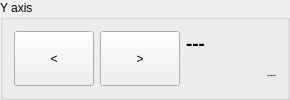
           <widget class="QGroupBox" name="group_y_axis">
            <property name="enabled">
             <bool>true</bool>
            </property>
            <property name="title">
             <string>Y axis</string>
            </property>
            <layout class="QGridLayout" name="gridLayout_3">
             <item row="0" column="1">
              <widget class="QPushButton" name="btn_y_right">
               <property name="sizePolicy">
                <sizepolicy hsizetype="Minimum" vsizetype="Expanding">
                 <horstretch>0</horstretch>
                 <verstretch>0</verstretch>
                </sizepolicy>
               </property>
               <property name="text">
                <string>&gt;</string>
               </property>
               <property name="autoRepeat">
                <bool>true</bool>
               </property>
               <property name="autoRepeatInterval">
                <number>50</number>
               </property>
              </widget>
             </item>
             <item row="0" column="0">
              <widget class="QPushButton" name="btn_y_left">
               <property name="sizePolicy">
                <sizepolicy hsizetype="Minimum" vsizetype="Expanding">
                 <horstretch>0</horstretch>
                 <verstretch>0</verstretch>
                </sizepolicy>
               </property>
               <property name="text">
                <string>&lt;</string>
               </property>
               <property name="autoRepeat">
                <bool>true</bool>
               </property>
               <property name="autoRepeatInterval">
                <number>50</number>
               </property>
              </widget>
             </item>
             <item row="0" column="3">
              <layout class="QHBoxLayout" name="horizontalLayout_15">
               <item>
                <layout class="QVBoxLayout" name="verticalLayout_17">
                 <item>
                  <widget class="QLabel" name="label_y_pos">
                   <property name="minimumSize">
                    <size>
                     <width>90</width>
                     <height>0</height>
                    </size>
                   </property>
                   <property name="font">
                    <font>
                     <pointsize>14</pointsize>
                     <weight>75</weight>
                     <bold>true</bold>
                    </font>
                   </property>
                   <property name="text">
                    <string>---</string>
                   </property>
                  </widget>
                 </item>
                 <item>
                  <widget class="QLabel" name="label_y_pi">
                   <property name="font">
                    <font>
                     <pointsize>7</pointsize>
                    </font>
                   </property>
                   <property name="text">
                    <string>---</string>
                   </property>
                   <property name="alignment">
                    <set>Qt::AlignRight|Qt::AlignTrailing|Qt::AlignVCenter</set>
                   </property>
                  </widget>
                 </item>
                </layout>
               </item>
              </layout>
             </item>
            </layout>
           </widget>
